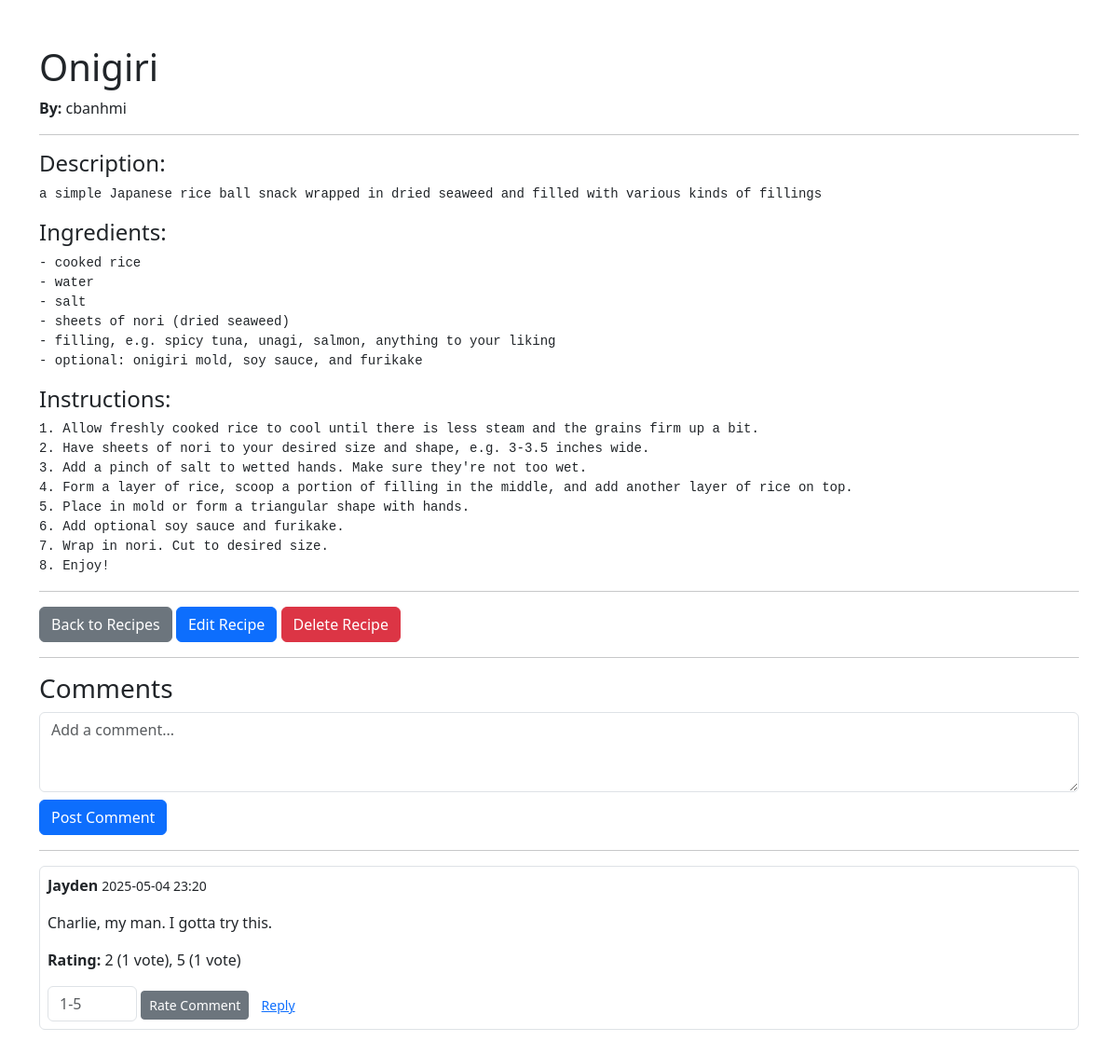
/recipe/2/view (signed in), run on the app's committed database.
### app/models.py (models this page shows, shortened)
class Recipe(db.Model):
    id = sa.Column(sa.Integer, primary_key=True)
    title = sa.Column(sa.String(80), nullable=False)
    description = sa.Column(sa.Text, nullable=False)
    ingredients = sa.Column(sa.Text, nullable=False)
    instructions = sa.Column(sa.Text, nullable=False)
    created_at = sa.Column(sa.DateTime, default=datetime.utcnow)
    user_id = sa.Column(sa.Integer, sa.ForeignKey("user.id"), nullable=False)
    comments = so.relationship('Comment', backref='recipe', lazy=True)

class User(UserMixin, db.Model):
    id = sa.Column(sa.Integer, primary_key=True)
    display_name = sa.Column(sa.String(64), nullable=True)
    username = sa.Column(sa.String(64), index=True, unique=True, nullable=False)
    email = sa.Column(sa.String(120), index=True, unique=True, nullable=False)
    password_hash = sa.Column(sa.String(256), nullable=False)
    recipes = so.relationship("Recipe", backref="author", lazy=True)
    comments = so.relationship('Comment', backref='author', lazy=True)
    ratings = so.relationship('CommentRating', backref='rater', lazy=True)

class Comment(db.Model):
    id = sa.Column(sa.Integer, primary_key=True)
    body = sa.Column(sa.Text, nullable=False)
    created_at = sa.Column(sa.DateTime, default=datetime.utcnow)
    user_id = sa.Column(sa.Integer, sa.ForeignKey('user.id'), nullable=False)
    recipe_id = sa.Column(sa.Integer, sa.ForeignKey('recipe.id'), nullable=False)
    parent_id = sa.Column(sa.Integer, sa.ForeignKey('comment.id'), nullable=True)
    replies = so.relationship('Comment', backref=so.backref('parent', remote_side=[id]), lazy=True)
    ratings = so.relationship('CommentRating', backref='comment', lazy=True, cascade='all, delete')

### app/routes.py (the view)
@main.route("/recipe/<int:recipe_id>/view")
@login_required
def view_recipe(recipe_id):
    recipe = Recipe.query.get_or_404(recipe_id)
    pst = zoneinfo.ZoneInfo("America/Los_Angeles")
    for c in recipe.comments:
        dt = c.created_at
        if dt.tzinfo is None:
            dt = dt.replace(tzinfo=zoneinfo.ZoneInfo("UTC"))
        c.pst_created = dt.astimezone(pst)
    comment_form = CommentForm()
    rating_forms = {c.id: RatingForm(prefix=f"rate-{c.id}") for c in recipe.comments}
    return render_template(
        "view_recipe.html",
        recipe=recipe,
        comment_form=comment_form,
        rating_forms=rating_forms
    )

### app/forms.py
class CommentForm(FlaskForm):
    body = TextAreaField("Comment", validators=[DataRequired()])
    parent_id = HiddenField()  # will be blank for top-level comments
    submit = SubmitField("Post Comment")

class RatingForm(FlaskForm):
    value = IntegerField(
        "Rating",
        validators=[DataRequired(), NumberRange(min=1, max=5)],
        description="1–5"
    )
    submit = SubmitField("Rate Comment")

### app/__init__.py (called while the page is built)
def create_app(config_class=Config):
    app = Flask(__name__)
    app.config.from_object(config_class)
    db.init_app(app)
    migrate.init_app(app, db)
    login.init_app(app)
    app.config['SECRET_KEY'] = app.config.get('SECRET_KEY', 'default_secret_key')
    from app.routes import main
    app.register_blueprint(main)
    from app import models
    @app.template_filter('tzformat')
    def tzformat(value: datetime,
                 fmt: str = "%Y-%m-%d %H:%M",
                 tz: str = "America/Los_Angeles"):
        if not value:
            return ""
        if value.tzinfo is None:
            value = value.replace(tzinfo=zoneinfo.ZoneInfo("UTC"))
        dst = value.astimezone(zoneinfo.ZoneInfo(tz))
        return dst.strftime(fmt)
    return app

### app/models.py (called while the page is built)
@login.user_loader
def load_user(user_id):
    return User.query.get(int(user_id))

### app/templates/view_recipe.html (shortened to what this page needs)
<!doctype html>
<html lang="en">
<head>
  <link rel="stylesheet" href="https://cdn.jsdelivr.net/npm/bootstrap@5.3.0/dist/css/bootstrap.min.css">
</head>
<body>
  <div class="container mt-5 pb-5">
    <h1>{{ recipe.title }}</h1>
    <p><strong>By:</strong> {{ recipe.author.username }}</p>
    <hr>
    <h4>Description:</h4>
    <pre>{{ recipe.description }}</pre>
    <h4>Ingredients:</h4>
    <pre>{{ recipe.ingredients }}</pre>
    <h4>Instructions:</h4>
    <pre>{{ recipe.instructions }}</pre>
    <hr>
    <a href="{{ url_for('main.recipes') }}" class="btn btn-secondary">Back to Recipes</a>
    {% if current_user.is_authenticated and current_user.id == recipe.user_id %}
      <a href="{{ url_for('main.edit_recipe', recipe_id=recipe.id) }}" class="btn btn-primary">Edit Recipe</a>
      <form action="{{ url_for('main.delete_recipe', recipe_id=recipe.id) }}" method="post" style="display:inline;">
        <button type="submit" class="btn btn-danger">Delete Recipe</button>
      </form>
    {% endif %}
    <hr>
    <h3>Comments</h3>
    <form action="{{ url_for('main.post_comment', recipe_id=recipe.id) }}" method="post">
      {{ comment_form.body(rows=3, class='form-control', placeholder='Add a comment...') }}
      {{ comment_form.submit(class='btn btn-primary mt-2') }}
    </form>
    <hr>
    {% macro render_comment(c, depth=0) %}
      <div class="ms-{{ depth * 4 }} mb-3 p-2 border rounded">
        <p><strong>{{ c.author.username }}</strong> <small>{{ c.created_at|tzformat }}</small></p>
        <p>{{ c.body }}</p>
        <p class="mb-2">
            {% set breakdown = [] %}
            <p class="mb-2">
              <strong>Rating:</strong>
              {% if breakdown %}
                {{ breakdown | join(', ') }}
              {% else %}
                <em>No ratings yet</em>
              {% endif %}
            </p>
        </p>
        <form action="{{ url_for('main.rate_comment', comment_id=c.id) }}" method="post" class="d-inline">
          {{ rating_forms[c.id].value(class='form-control d-inline w-auto', placeholder='1-5') }}
          {{ rating_forms[c.id].submit(class='btn btn-sm btn-secondary') }}
        </form>
        <button class="btn btn-sm btn-link" data-bs-toggle="collapse" data-bs-target="#reply-{{ c.id }}">Reply</button>
      </div>
    {% endmacro %}
    {% for c in recipe.comments if not c.parent_id %}
      {{ render_comment(c) }}
    {% else %}
      <p>No comments yet.</p>
    {% endfor %}
  </div>
</body>
</html>

### app/templates/view_recipe.html (style rules this page uses)
pre { white-space: pre-wrap; }

### data on the page
Recipe: title "Onigiri", description "a simple Japanese rice ball snack wrapped in dried seaweed and filled with various kinds of fillings", ingredients "- cooked rice - water - salt - sheets of nori (dried seaweed) - filling, e.g. spicy tuna, unagi, salmon, anything to your liking - optional: onigiri mold, soy sauce, and furikake", instructions "1. Allow freshly cooked rice to cool until there is less steam and the grains firm up a bit. 2. Have sheets of nori to your desired size and shape, e.g. 3-3.5 inches wide. 3. Add a pinch of salt to wetted hands. Make sure they're not too wet. 4. Form a layer of rice, scoop a portion of filling in the middle, and add another layer of rice on top. 5. Place in mold or form a triangular shape with hands. 6. Add optional soy sauce and furikake. 7. Wrap in nori. Cut to desired size. 8. Enjoy!"
User: author.username "cbanhmi"
Comment: author.username "Jayden", created_at|tzformat "2025-05-04 23:20", body "Charlie, my man. I gotta try this.", breakdown "2 (1 vote), 5 (1 vote)"
